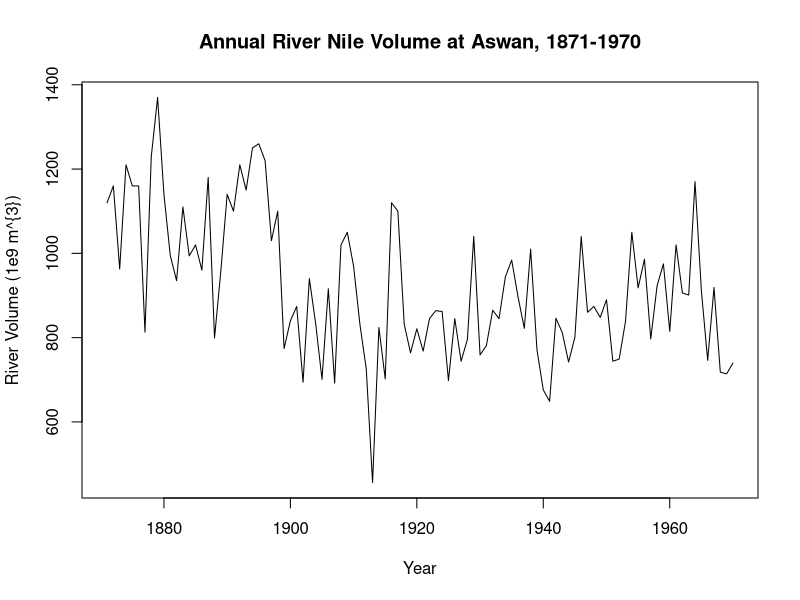
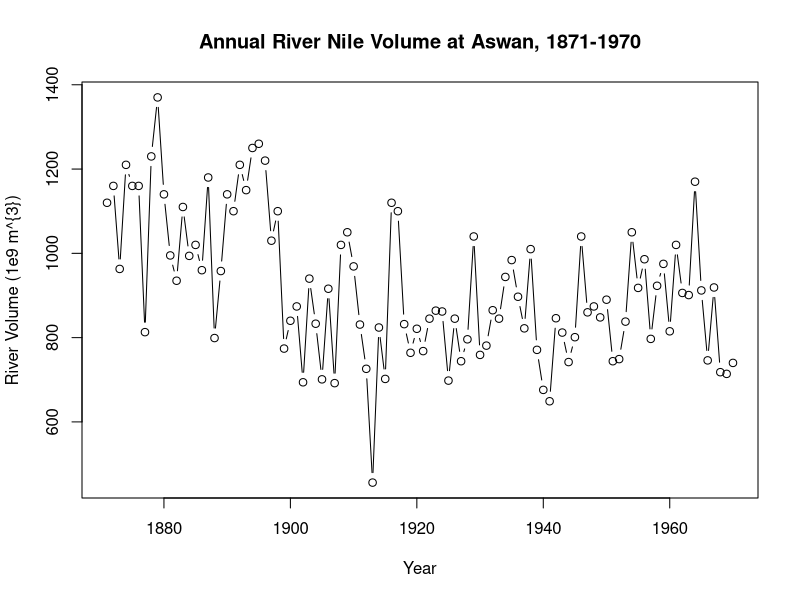
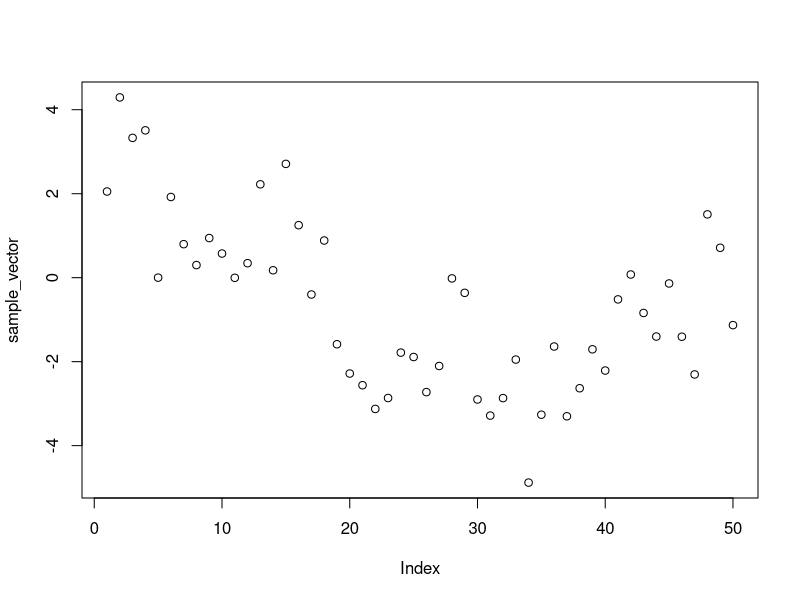
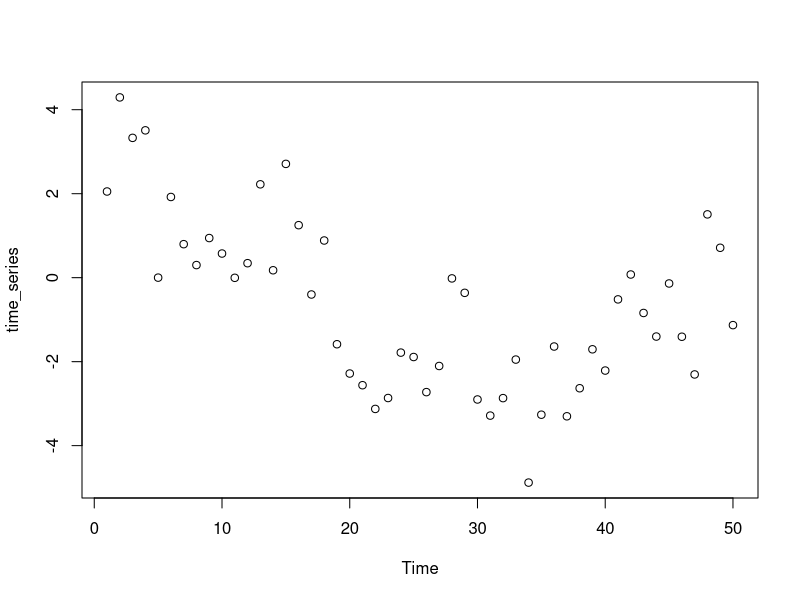
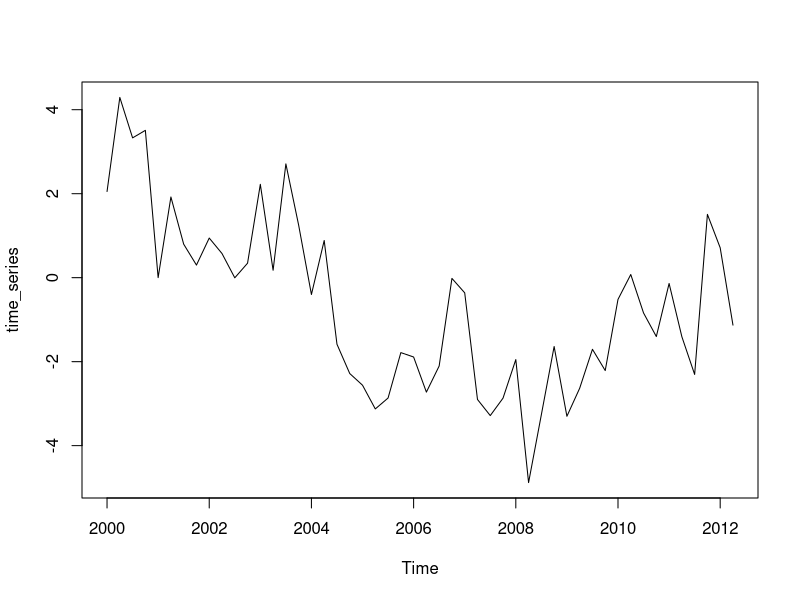
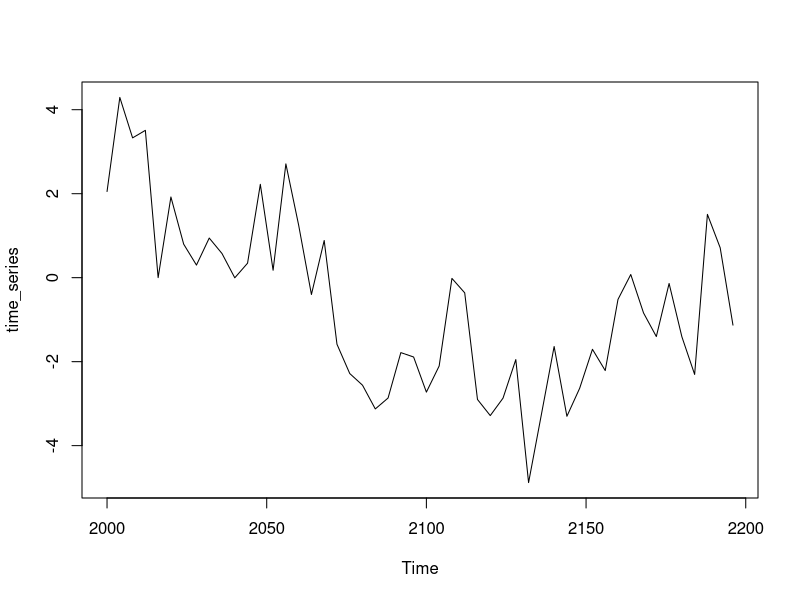
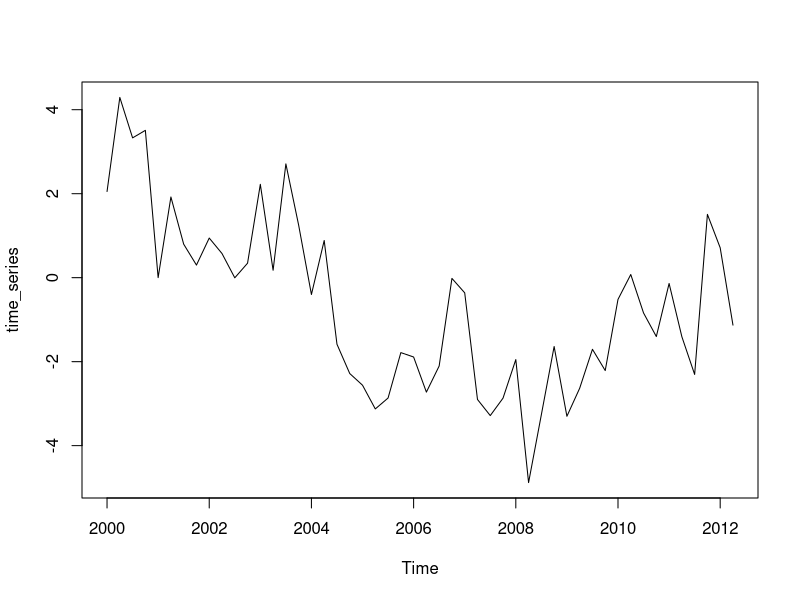
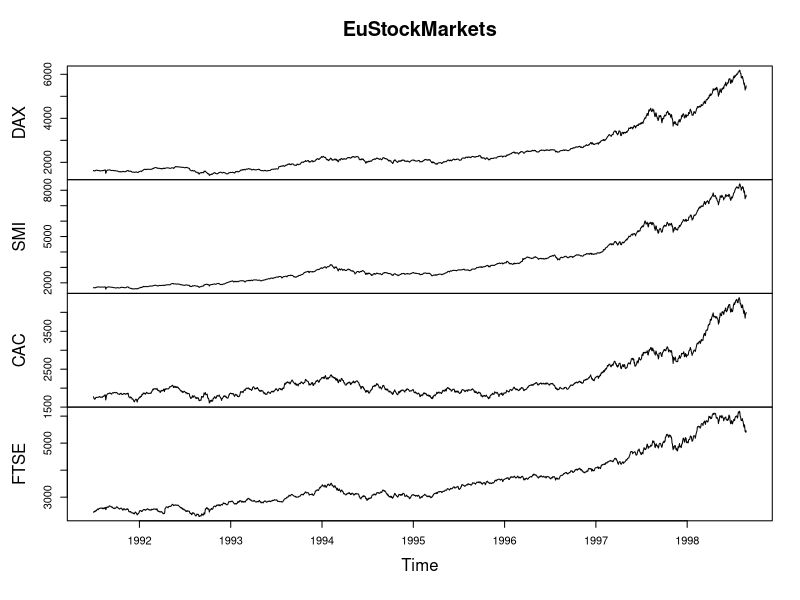

The R source for these figures, in order:
## ---- chunk 1
print(Nile)
## ---- chunk 2
length(Nile)
## ---- chunk 3
head(Nile)
## ---- chunk 4
head(Nile, n = 10)
## ---- chunk 5
tail(Nile)
## ---- chunk 6
plot(Nile, xlab = 'Year', ylab = 'River Volume (1e9 m^{3})', main = 'Annual River Nile Volume at Aswan, 1871-1970')
## ---- chunk 7
plot(Nile, xlab = 'Year', ylab = 'River Volume (1e9 m^{3})', main = 'Annual River Nile Volume at Aswan, 1871-1970',  type = 'b')
# b stands for both: line and points
## ---- chunk 8
print(AirPassengers)
## ---- chunk 9
start(AirPassengers)

end(AirPassengers)
## ---- chunk 10
time(AirPassengers)
## ---- chunk 11
frequency(AirPassengers)
## ---- chunk 12
deltat(AirPassengers)
## ---- chunk 13
cycle(AirPassengers)
## ---- chunk 14
mean(AirPassengers)
## ---- chunk 15
A <- c (1, 2, 3)
A
## ---- chunk 16
sample_vector <- c(2.0521941073,  4.2928852797,  3.3294132944,  3.5085950670,  0.0009576938,
   1.9217186345,  0.7978134128,  0.2999543435,  0.9435687536,  0.5748283388,
 -0.0034005903,  0.3448649176,  2.2229761136,  0.1763144576,  2.7097622770,
  1.2501948965, -0.4007164754,  0.8852732121, -1.5852420266, -2.2829278891,
 -2.5609531290, -3.1259963754, -2.8660295895, -1.7847009207, -1.8894912908,
 -2.7255351194, -2.1033141800, -0.0174256893, -0.3613204151, -2.9008403327,
 -3.2847440927, -2.8684594718, -1.9505074437, -4.8801892525, -3.2634605353,
 -1.6396062522, -3.3012575840, -2.6331245433, -1.7058354022, -2.2119825061,
 -0.5170595186,  0.0752508095, -0.8406994716, -1.4022683487, -0.1382114230,
 -1.4065954703, -2.3046941055,  1.5073891432,  0.7118679477, -1.1300519022)
## ---- chunk 17
plot(sample_vector)
## ---- chunk 18
time_series <- ts(sample_vector)
plot(time_series, type = 'p')
## ---- chunk 19
length(sample_vector)
## ---- chunk 20
time_series <- ts(sample_vector, start = 2000, frequency = 4)
plot(time_series)
## ---- chunk 21
time(time_series)
## ---- chunk 22
time_series <- ts(sample_vector, start = 2000, deltat = 4)
plot(time_series)
## ---- chunk 23
time(time_series)
## ---- chunk 24
time_series <- ts(sample_vector, start = 2000, deltat = 0.25)
plot(time_series)
## ---- chunk 25
time(time_series)
## ---- chunk 26
print(time_series)

print(sample_vector)
## ---- chunk 27
is.ts(time_series)
is.ts(sample_vector)
is.ts(Nile)
is.ts(AirPassengers)
## ---- chunk 28
print(EuStockMarkets)
## ---- chunk 29
head(EuStockMarkets, n = 132)
## ---- chunk 30
tail(EuStockMarkets)
## ---- chunk 31
start(EuStockMarkets)
## ---- chunk 32
end(EuStockMarkets)
## ---- chunk 33
frequency(EuStockMarkets)
## ---- chunk 34
deltat(EuStockMarkets)
## ---- chunk 35
time(EuStockMarkets)
## ---- chunk 36
plot(EuStockMarkets)
## ---- chunk 37
ts.plot(EuStockMarkets, col = 1:4, xlab = "Year", ylab = "Index Value", main = "Major European Stock Indices, 1991-1998")
legend("topleft", colnames(EuStockMarkets), lty = 1, col = 1:4)
## ---- chunk 38
list(order = c(0,0,0))
## ---- chunk 39
white_noise <- arima.sim(model = list(order = c(0,0,0)), n = 100)
print(white_noise)
## ---- chunk 40
is.ts(white_noise)
## ---- chunk 41
ts.plot(white_noise)
## ---- chunk 42
white_noise2 <- arima.sim(model = list(c(0,0,0)), n = 100, mean = 100, sd = 20)
ts.plot(white_noise2)
## ---- chunk 43
white_noise11 <- arima.sim(model = list(order = c(0, 0, 0)), n = 100)
white_noise22 <- arima.sim(model = list(c(0, 0, 0)), n = 100)
white_noise33 <- arima.sim(model = list(order2 = c(0, 0, 0)), n = 100)
## ---- chunk 44
white_noise11 - white_noise33
## ---- chunk 45
white_noisea <- arima.sim(model = list(order = c(0, 0, 0)), n = 100)
white_noiseb <- arima.sim(model = list(order = c(0, 0, 0)), n = 100)
white_noisea - white_noiseb
## ---- chunk 46
random_walk <- arima.sim(model = list(order = c(0, 1, 0)), n = 100)
ts.plot(random_walk)
## ---- chunk 47
ts.plot(diff(random_walk))
## ---- chunk 48
rw_drift <- arima.sim(model = list(order = c(0, 1, 0)), n = 1000, mean = 0.1)
ts.plot(rw_drift)
## ---- chunk 49
mean(diff(rw_drift))
## ---- chunk 50
rw_drift_diff <- diff(rw_drift)
ts.plot(rw_drift_diff)
## ---- chunk 51
model_wn <- arima(rw_drift_diff, order = c(0, 0, 0))
model_wn
## ---- chunk 52
model_wn$coef
## ---- chunk 53
int_wn <- model_wn$coef
## ---- chunk 54
ts.plot(rw_drift)
abline(0, int_wn)
## ---- chunk 55
white_noise <- arima.sim(model = list(order = c(0, 0, 0)), n = 100)

random_walk <- cumsum(white_noise)

wn_drift <- arima.sim(model = list(order = c(0, 0, 0)), n = 100, mean = 0.4)

rw_drift <- cumsum(wn_drift)

plot.ts(cbind(white_noise, random_walk, wn_drift, rw_drift))
## ---- chunk 56
EuStockMarkets[-1860,]
## ---- chunk 57
eu_percentreturns <- (EuStockMarkets[-1,] / EuStockMarkets[-1860,] - 1) * 100

head(eu_percentreturns)
## ---- chunk 58
tail(eu_percentreturns)
## ---- chunk 59
colMeans(eu_percentreturns)
## ---- chunk 60
apply(eu_percentreturns, MARGIN = 2, FUN = var)
## ---- chunk 61
apply(eu_percentreturns, MARGIN = 2, FUN = sd)
## ---- chunk 62
par(mfrow = c(2,2))
apply(eu_percentreturns, MARGIN = 2, FUN = hist, main = " ", xlab = "Percentage Return")
## ---- chunk 63
par(mfrow = c(2,2))
apply(eu_percentreturns, MARGIN = 2, FUN = qqnorm, main = "")
qqline(eu_percentreturns)
## ---- chunk 64
head(eu_percentreturns)
## ---- chunk 65
head(eu_percentreturns[,1])
## ---- chunk 66
DAX <- EuStockMarkets[, 1]
FTSE <- EuStockMarkets[, 4]

plot(DAX, FTSE)
## ---- chunk 67
pairs(EuStockMarkets)
## ---- chunk 68
logreturns <- diff(log(EuStockMarkets))

plot(logreturns)
## ---- chunk 69
pairs(logreturns)
## ---- chunk 70
DAX_logreturns <- logreturns[, 1]
FTSE_logreturns <- logreturns[, 4]
## ---- chunk 71
cov(DAX_logreturns, FTSE_logreturns)
## ---- chunk 72
cov(logreturns)
## ---- chunk 73
cor(DAX_logreturns, FTSE_logreturns)
## ---- chunk 74
corMat <- cor(logreturns)
corMat
## ---- chunk 75
corFlat <- corMat[-1]
corFlat
## ---- chunk 76
corFlat[-100]
## ---- chunk 77
corFlat[-(1:2)]
## ---- chunk 78
x = c(2.06554379,  1.29963803,  0.03357800, -0.34258065,  0.23256126,  0.46812008,
      4.34111562,  2.82007636,  2.90799984,  2.33495061,  1.15989954,  0.82008659,
      -0.24338927, -0.03355907, -1.53548216, -0.69363797, -1.41731648, -0.76623179,
      0.83536060,  0.04395345,  1.07447506,  1.50200360, -0.21238609,  0.32996521,
  -0.75033470, -0.10522038,  0.20471918, -0.17170595,  0.87181378,  1.47213721,
   0.84112591,  0.96430157,  0.66829027, -0.25752691,  0.08193916, -1.46057000,
  -1.26726830, -2.19329186, -2.21008902,  0.42338945, -1.01513893, -1.54446229,
  -0.72524036,  0.70352378, -0.36108456, -0.77422092, -0.50023603,  1.31369378,
   1.15621723,  0.68782375, -0.79475183,  0.32563325,  2.00955556,  1.70614293,
   0.99910640,  0.68932712,  0.65764259,  1.51403467,  0.85806413,  1.96951273,
   2.98268339,  3.01781322,  1.30009671,  0.71140225,  0.40782908, -0.53429804,
  -0.21147251,  1.72814428, -0.75541665, -1.34178777, -1.72317007, -2.78147841,
  -1.72572507, -3.49466071, -2.41789449, -0.13744248, -0.15805310, -0.27865357,
  -0.97493500, -1.52666608, -1.04093146, -1.26059748, -1.44067012, -1.23902633,
  -0.44668174,  1.12562870,  3.25518488,  1.13570549,  0.98992411,  0.38244269,
   2.71124649,  2.42216865,  1.78509981, -1.03092109, -1.06607323, -2.63465306,
  -2.66808169, -1.30411399, -1.04269885,  0.40215260, -0.48928251, -0.49381470,
 -1.08457733, -0.27456945, -1.84390881, -2.09907629, -1.88923578, -1.84534263,
 -0.33812159, -1.20911695, -0.50157701, -0.58298734, -1.66575871, -1.41327839,
 -2.55380296, -0.86895290, -2.16915012, -2.60202618, -2.05678159, -0.87654110,
  1.32919650,  1.07620974, -0.96432698, -1.81480027, -2.05757608, -2.34353353,
 -0.01467163,  0.77321454,  0.03106214,  1.16999559,  2.67732293,  4.57761736,
  4.90582958,  4.13300371,  4.04398099,  1.35081333,  0.61429043,  1.42969023,
  0.79231154,  1.34178061,  2.22016551,  2.82502290,  2.43279283,  1.89023418,
  0.46877402, -1.30680558, -1.45910588,  0.21169330,  1.10203354,  1.42360646)

x_ts = ts(x)
## ---- chunk 79
x_ts
## ---- chunk 80
ts.plot(x_ts)
## ---- chunk 81
n = length(x)
x_t0 <- x[-1]
x_t1 <- x[-n]
## ---- chunk 82
head(cbind(x_t0, x_t1))
## ---- chunk 83
plot(x_t0, x_t1)
## ---- chunk 84
cor(x_t0, x_t1)
cor(x_t1, x_t0)
## ---- chunk 85
acf(x_ts, lag.max = 1, plot = FALSE)
## ---- chunk 86
cor(x_t0, x_t1) * ((n-1) / (n))
## ---- chunk 87
acf(x_ts, plot = FALSE)
## ---- chunk 88
acf(x_ts, lag.max = 5, plot = FALSE)
## ---- chunk 89
acf(x_ts, lag.max = 5, plot = FALSE)[3]
## ---- chunk 90
acf(x_ts, lag.max = 10, plot = TRUE)
## ---- chunk 91

